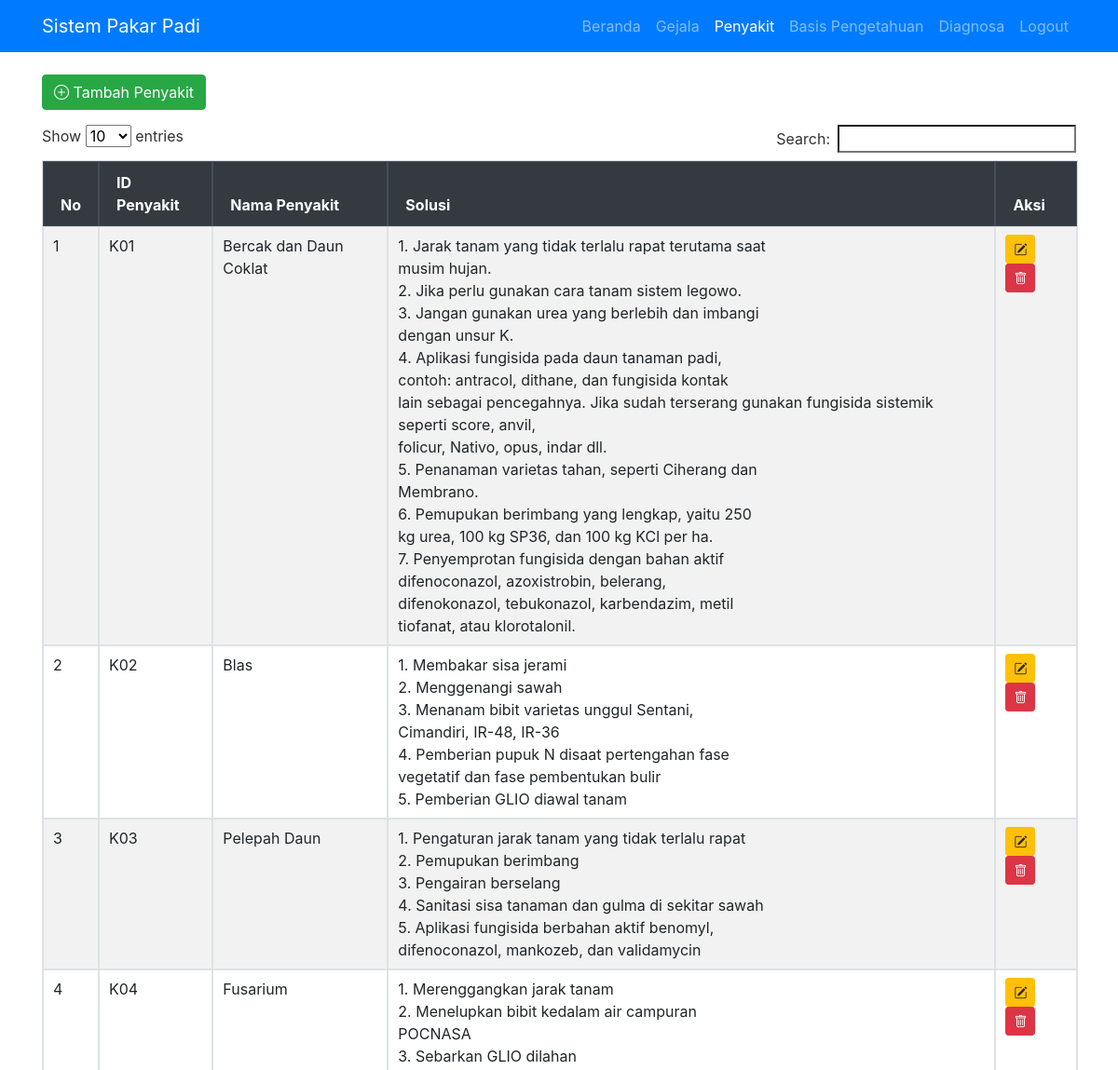
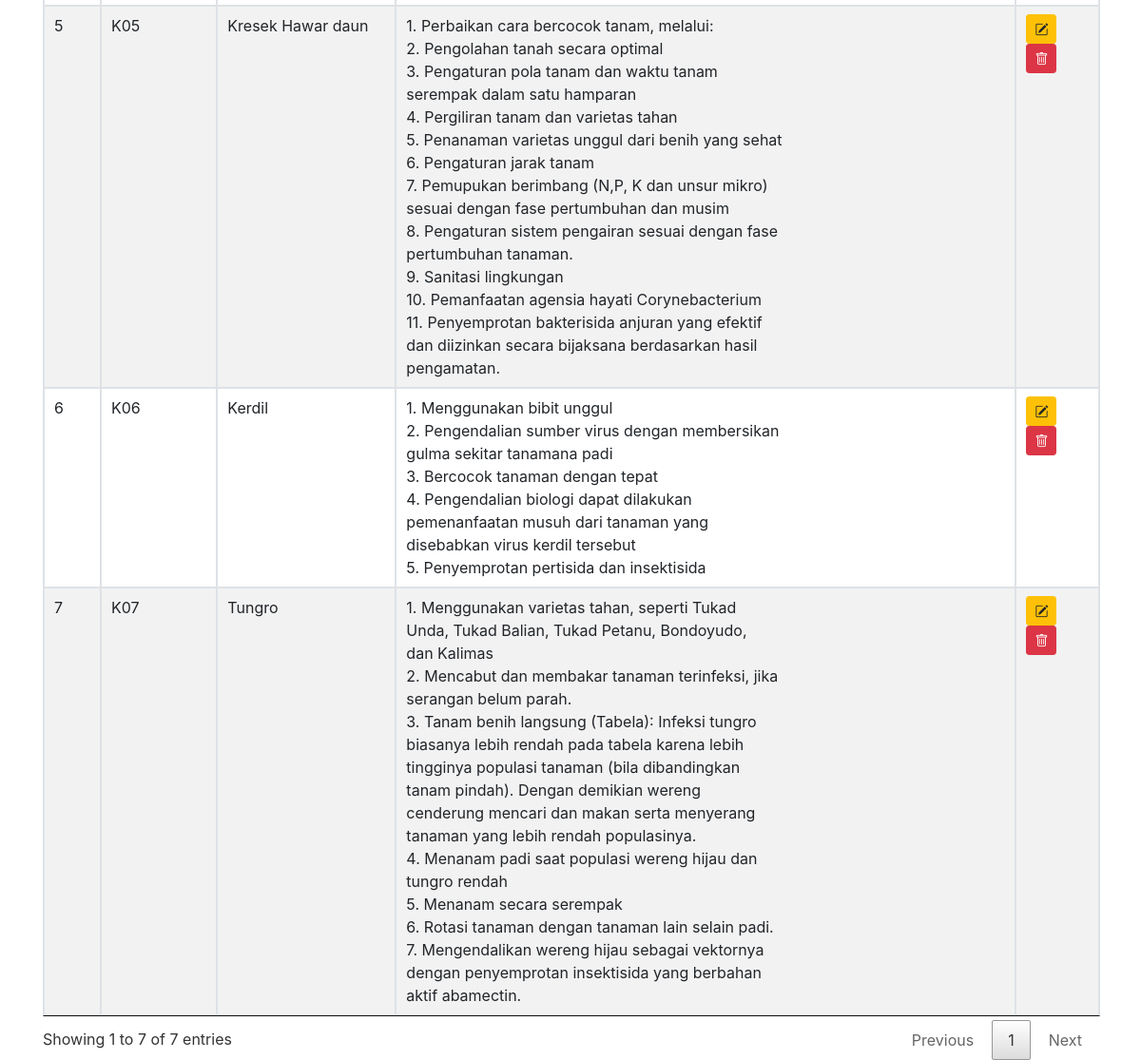
Screenshot of /index.php?page=penyakit (signed in) with the database file from the repository (2 pictures, top to bottom).
### tables this page shows
CREATE TABLE `penyakit` (
  `idpenyakit` varchar(10) NOT NULL,
  `nmpenyakit` varchar(50) DEFAULT NULL,
  `keterangan` text DEFAULT NULL,
  `solusi` text DEFAULT NULL
);

### daftarpenyakit.php (the view)
<?php
include "config.php";
$data = $conn->query("SELECT * FROM penyakit ORDER BY idpenyakit ASC");
?>
<a href="index.php?page=penyakit&action=tambah" class="btn btn-success mb-3">
  <i class="bi bi-plus-circle"></i> Tambah Penyakit
</a>
<table class="table table-bordered table-striped" id="myTable">
  <thead class="thead-dark">
    <tr>
      <th>No</th>
      <th>ID Penyakit</th>
      <th>Nama Penyakit</th>
      <th>Solusi</th>
      <th>Aksi</th>
    </tr>
  </thead>
  <tbody>
    <?php $no = 1; while ($row = $data->fetch_assoc()) : ?>
    <tr>
      <td><?= $no++ ?></td>
      <td><?= htmlspecialchars($row['idpenyakit']) ?></td>
      <td><?= htmlspecialchars($row['nmpenyakit']) ?></td>
      <td><?= nl2br(htmlspecialchars($row['solusi'])) ?></td>
      <td>
        <a href="index.php?page=penyakit&action=edit&id=<?= $row['idpenyakit'] ?>"
           class="btn btn-warning btn-sm" title="Edit">
           <i class="bi bi-pencil-square"></i>
        </a>
        <a href="index.php?page=penyakit&action=hapus&id=<?= $row['idpenyakit'] ?>"
           class="btn btn-danger btn-sm" title="Hapus"
           onclick="return confirm('Yakin ingin menghapus data ini?')">
           <i class="bi bi-trash"></i>
        </a>
      </td>
    </tr>
    <?php endwhile; ?>
  </tbody>
</table>

### rows the page displays
penyakit: idpenyakit "K01", nmpenyakit "Bercak dan Daun Coklat", solusi "1. Jarak tanam yang tidak terlalu rapat terutama saat musim hujan. 2. Jika perlu gunakan cara tanam sistem legowo. 3. Jangan gunakan urea yang berlebih dan imbangi dengan unsur K. 4. Aplikasi fungisida pada daun tanaman padi, contoh: antracol, dithane, dan fungisida kontak lain sebagai pencegahnya. Jika sudah terserang gunakan fungisida sistemik seperti score, anvil, folicur, Nativo, opus, indar dll. 5. Penanaman varietas tahan, seperti Ciherang dan Membrano. 6. Pemupukan berimbang yang lengkap, yaitu 250 kg urea, 100 kg SP36, dan 100 kg KCl per ha. 7. Penyemprotan fungisida dengan bahan aktif difenoconazol, azoxistrobin, belerang, difenokonazol, tebukonazol, karbendazim, metil tiofanat,…"
penyakit: idpenyakit "K02", nmpenyakit "Blas", solusi "1. Membakar sisa jerami 2. Menggenangi sawah 3. Menanam bibit varietas unggul Sentani, Cimandiri, IR-48, IR-36 4. Pemberian pupuk N disaat pertengahan fase vegetatif dan fase pembentukan bulir 5. Pemberian GLIO diawal tanam"
penyakit: idpenyakit "K03", nmpenyakit "Pelepah Daun", solusi "1. Pengaturan jarak tanam yang tidak terlalu rapat 2. Pemupukan berimbang 3. Pengairan berselang 4. Sanitasi sisa tanaman dan gulma di sekitar sawah 5. Aplikasi fungisida berbahan aktif benomyl, difenoconazol, mankozeb, dan validamycin"
penyakit: idpenyakit "K04", nmpenyakit "Fusarium", solusi "1. Merenggangkan jarak tanam 2. Menelupkan bibit kedalam air campuran POCNASA 3. Sebarkan GLIO dilahan"
penyakit: idpenyakit "K05", nmpenyakit "Kresek Hawar daun", solusi "1. Perbaikan cara bercocok tanam, melalui: 2. Pengolahan tanah secara optimal 3. Pengaturan pola tanam dan waktu tanam serempak dalam satu hamparan 4. Pergiliran tanam dan varietas tahan 5. Penanaman varietas unggul dari benih yang sehat 6. Pengaturan jarak tanam 7. Pemupukan berimbang (N,P, K dan unsur mikro) sesuai dengan fase pertumbuhan dan musim 8. Pengaturan sistem pengairan sesuai dengan fase pertumbuhan tanaman. 9. Sanitasi lingkungan 10. Pemanfaatan agensia hayati Corynebacterium 11. Penyemprotan bakterisida anjuran yang efektif dan diizinkan secara bijaksana berdasarkan hasil pengamatan."
penyakit: idpenyakit "K06", nmpenyakit "Kerdil", solusi "1. Menggunakan bibit unggul 2. Pengendalian sumber virus dengan membersikan gulma sekitar tanamana padi 3. Bercocok tanaman dengan tepat 4. Pengendalian biologi dapat dilakukan pemenanfaatan musuh dari tanaman yang disebabkan virus kerdil tersebut 5. Penyemprotan pertisida dan insektisida"
penyakit: idpenyakit "K07", nmpenyakit "Tungro", solusi "1. Menggunakan varietas tahan, seperti Tukad Unda, Tukad Balian, Tukad Petanu, Bondoyudo, dan Kalimas 2. Mencabut dan membakar tanaman terinfeksi, jika serangan belum parah. 3. Tanam benih langsung (Tabela): Infeksi tungro biasanya lebih rendah pada tabela karena lebih tingginya populasi tanaman (bila dibandingkan tanam pindah). Dengan demikian wereng cenderung mencari dan makan serta menyerang tanaman yang lebih rendah populasinya. 4. Menanam padi saat populasi wereng hijau dan tungro rendah 5. Menanam secara serempak 6. Rotasi tanaman dengan tanaman lain selain padi. 7. Mengendalikan wereng hijau sebagai vektornya dengan penyemprotan insektisida yang berbahan aktif abamectin."
